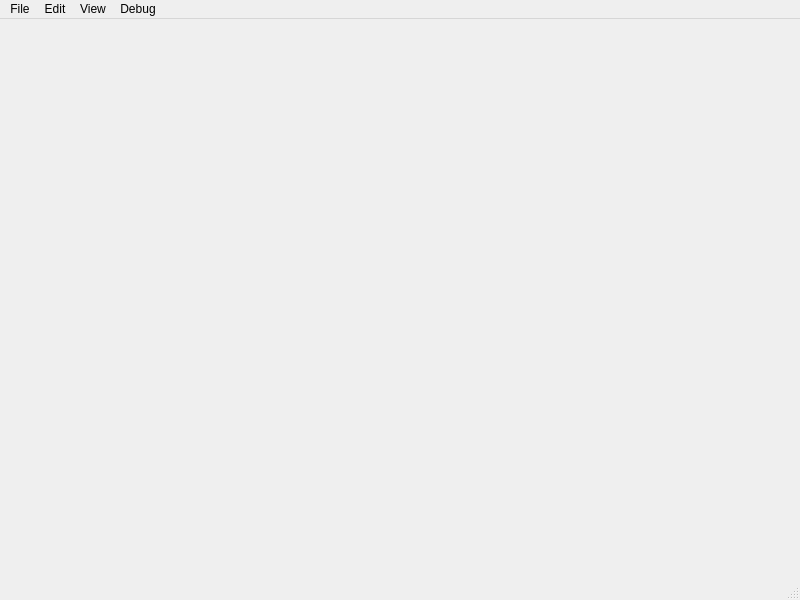
<?xml version="1.0" encoding="UTF-8"?>
<ui version="4.0">
 <class>MainWindow</class>
 <widget class="QMainWindow" name="MainWindow">
  <property name="geometry">
   <rect>
    <x>0</x>
    <y>0</y>
    <width>800</width>
    <height>600</height>
   </rect>
  </property>
  <property name="windowTitle">
   <string>ScheduleMaster</string>
  </property>
  <widget class="QWidget" name="centralwidget"/>
  <widget class="QMenuBar" name="menubar">
   <property name="geometry">
    <rect>
     <x>0</x>
     <y>0</y>
     <width>800</width>
     <height>21</height>
    </rect>
   </property>
   <widget class="QMenu" name="menuFile">
    <property name="title">
     <string>File</string>
    </property>
    <widget class="QMenu" name="menuFileOpenRecent">
     <property name="title">
      <string>Open Recent</string>
     </property>
     <property name="icon">
      <iconset resource="Resources.qrc">
       <normaloff>:/Icons/classic/files-stack.ico</normaloff>:/Icons/classic/files-stack.ico</iconset>
     </property>
    </widget>
    <addaction name="actionFileNewProject"/>
    <addaction name="actionFileOpenProject"/>
    <addaction name="menuFileOpenRecent"/>
    <addaction name="separator"/>
    <addaction name="actionFileSaveProject"/>
    <addaction name="actionFileSaveProjectAs"/>
    <addaction name="separator"/>
    <addaction name="separator"/>
    <addaction name="actionFileCloseProject"/>
    <addaction name="actionFileQuit"/>
   </widget>
   <widget class="QMenu" name="menuEdit">
    <property name="title">
     <string>Edit</string>
    </property>
    <addaction name="actionEditPreferences"/>
    <addaction name="actionEditConfiguration"/>
    <addaction name="actionEditProjectSettings"/>
   </widget>
   <widget class="QMenu" name="menuView">
    <property name="title">
     <string>View</string>
    </property>
    <widget class="QMenu" name="menuWorkspaces">
     <property name="title">
      <string>Workspaces</string>
     </property>
     <property name="icon">
      <iconset resource="Resources.qrc">
       <normaloff>:/Icons/classic/layer-group.ico</normaloff>:/Icons/classic/layer-group.ico</iconset>
     </property>
    </widget>
    <widget class="QMenu" name="menuDocks">
     <property name="title">
      <string>Docks</string>
     </property>
     <property name="icon">
      <iconset resource="Resources.qrc">
       <normaloff>:/Icons/classic/window-restore.ico</normaloff>:/Icons/classic/window-restore.ico</iconset>
     </property>
    </widget>
    <addaction name="menuDocks"/>
    <addaction name="menuWorkspaces"/>
    <addaction name="actionViewToolbars"/>
    <addaction name="separator"/>
    <addaction name="actionViewGlobalSearch"/>
   </widget>
   <widget class="QMenu" name="menuDebug">
    <property name="title">
     <string>Debug</string>
    </property>
    <addaction name="actionDebugGeneralTestAction"/>
    <addaction name="actionDebugSimulateCrash"/>
   </widget>
   <addaction name="menuFile"/>
   <addaction name="menuEdit"/>
   <addaction name="menuView"/>
   <addaction name="menuDebug"/>
  </widget>
  <widget class="QStatusBar" name="statusbar"/>
  <action name="actionFileNewProject">
   <property name="icon">
    <iconset resource="Resources.qrc">
     <normaloff>:/Icons/classic/file-blank.ico</normaloff>:/Icons/classic/file-blank.ico</iconset>
   </property>
   <property name="text">
    <string>New Project</string>
   </property>
  </action>
  <action name="actionFileOpenProject">
   <property name="icon">
    <iconset resource="Resources.qrc">
     <normaloff>:/Icons/classic/folder-open.ico</normaloff>:/Icons/classic/folder-open.ico</iconset>
   </property>
   <property name="text">
    <string>Open Project</string>
   </property>
  </action>
  <action name="actionFileSaveProject">
   <property name="icon">
    <iconset resource="Resources.qrc">
     <normaloff>:/Icons/classic/floppy-disk.ico</normaloff>:/Icons/classic/floppy-disk.ico</iconset>
   </property>
   <property name="text">
    <string>Save Project</string>
   </property>
  </action>
  <action name="actionFileSaveProjectAs">
   <property name="icon">
    <iconset resource="Resources.qrc">
     <normaloff>:/Icons/classic/floppy-disk.ico</normaloff>:/Icons/classic/floppy-disk.ico</iconset>
   </property>
   <property name="text">
    <string>Save Project As</string>
   </property>
  </action>
  <action name="actionFileImport">
   <property name="icon">
    <iconset resource="Resources.qrc">
     <normaloff>:/Icons/classic/file-import.ico</normaloff>:/Icons/classic/file-import.ico</iconset>
   </property>
   <property name="text">
    <string>Import</string>
   </property>
  </action>
  <action name="actionFileExport">
   <property name="icon">
    <iconset resource="Resources.qrc">
     <normaloff>:/Icons/classic/file-export.ico</normaloff>:/Icons/classic/file-export.ico</iconset>
   </property>
   <property name="text">
    <string>Export</string>
   </property>
  </action>
  <action name="actionFileCloseProject">
   <property name="icon">
    <iconset resource="Resources.qrc">
     <normaloff>:/Icons/classic/file-close.ico</normaloff>:/Icons/classic/file-close.ico</iconset>
   </property>
   <property name="text">
    <string>Close Project</string>
   </property>
  </action>
  <action name="actionFileQuit">
   <property name="icon">
    <iconset resource="Resources.qrc">
     <normaloff>:/Icons/classic/circle-xmark.ico</normaloff>:/Icons/classic/circle-xmark.ico</iconset>
   </property>
   <property name="text">
    <string>Quit</string>
   </property>
   <property name="menuRole">
    <enum>QAction::MenuRole::QuitRole</enum>
   </property>
  </action>
  <action name="actionViewToolbars">
   <property name="icon">
    <iconset resource="Resources.qrc">
     <normaloff>:/Icons/classic/bars.ico</normaloff>:/Icons/classic/bars.ico</iconset>
   </property>
   <property name="text">
    <string>Toolbars</string>
   </property>
  </action>
  <action name="actionEditPreferences">
   <property name="icon">
    <iconset resource="Resources.qrc">
     <normaloff>:/Icons/classic/gear.ico</normaloff>:/Icons/classic/gear.ico</iconset>
   </property>
   <property name="text">
    <string>Preferences</string>
   </property>
   <property name="menuRole">
    <enum>QAction::MenuRole::PreferencesRole</enum>
   </property>
  </action>
  <action name="actionEditProjectSettings">
   <property name="icon">
    <iconset resource="Resources.qrc">
     <normaloff>:/Icons/classic/file-gear.ico</normaloff>:/Icons/classic/file-gear.ico</iconset>
   </property>
   <property name="text">
    <string>Project Settings</string>
   </property>
   <property name="menuRole">
    <enum>QAction::MenuRole::TextHeuristicRole</enum>
   </property>
  </action>
  <action name="actionDebugGeneralTestAction">
   <property name="text">
    <string>General Test Action</string>
   </property>
   <property name="shortcut">
    <string>Ctrl+Alt+Shift+#</string>
   </property>
  </action>
  <action name="actionDebugSimulateCrash">
   <property name="text">
    <string>Simulate Crash</string>
   </property>
  </action>
  <action name="actionEditConfiguration">
   <property name="icon">
    <iconset resource="Resources.qrc">
     <normaloff>:/Icons/classic/gear.ico</normaloff>:/Icons/classic/gear.ico</iconset>
   </property>
   <property name="text">
    <string>Configuration</string>
   </property>
  </action>
  <action name="actionViewGlobalSearch">
   <property name="text">
    <string>Global search</string>
   </property>
  </action>
 </widget>
 <resources>
  <include location="Resources.qrc"/>
 </resources>
 <connections/>
</ui>
